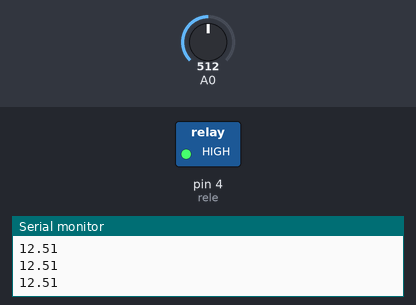
The sketch below on a simulated Arduino Uno, built with avr-gcc and run on an emulated ATmega328P. Parts: switched loads named in the sketch (green lamp = pin HIGH), the last lines printed to the serial monitor. The test bench sets the inputs (shaded band); at power-on: A0 = 512.

Above: at 1.3 s.
1.4 s: A0 set to 339
2.9 s: A0 set to 317
At 3.4 s:
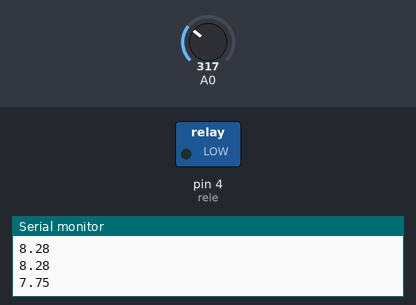
4.5 s: A0 set to 511
At 5.7 s:
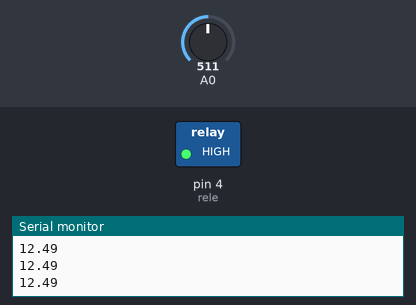
6.0 s: A0 set to 306
At 7.0 s:
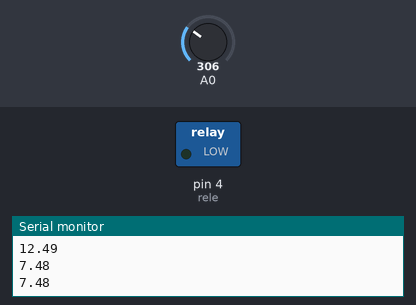
Timing chart, 0 to 8.5 s (numbered marks = the images above; inputs shaded):
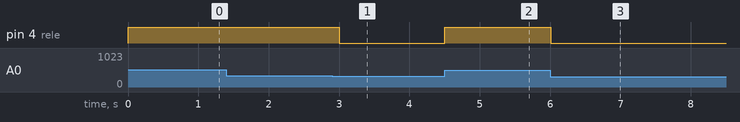

The sketch:

proyecto2_potencia_OVP.ino
```cpp
#include <Wire.h>
float volt=0.0;
int rele=4;
void setup() {
Serial.begin(115200);
pinMode(rele, OUTPUT);
digitalWrite(rele, LOW);

}

void loop() {
volt= analogRead(0)*(5.0/1023.0);
volt=volt*5;
if(volt>8){
  digitalWrite(rele, HIGH);
}
else{
  digitalWrite(rele, LOW);
}
Serial.println(volt);
delay(500);
}
```

Measured:
- the behaviour switches between 328 and 327 on A0 (found by bisection; images 0 and 1)
- after the input at 2.9 s, pin 4 (rele): HIGH → LOW after 0.10 s
- after the input at 4.5 s, pin 4 (rele): LOW → HIGH at once
- after the input at 6.0 s, pin 4 (rele): HIGH → LOW at once
